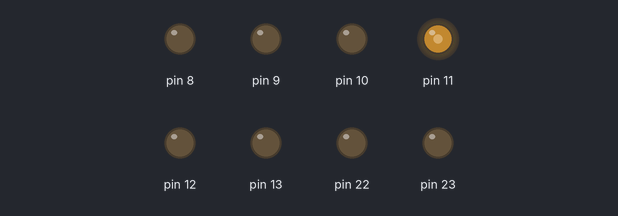
Bench run of a sketch on a simulated Arduino Uno, built with avr-gcc and run on an emulated ATmega328P. Shown: output pins drawn as LEDs (lit = HIGH).

Above: at 0.26 s.
Timing chart, 0 to 1.2 s (numbered marks = the images above):
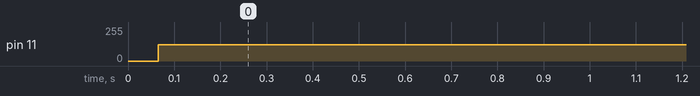

The sketch:

03_play_multi_sine.ino
```cpp
// output PWM wave to D11 pin
// Need to connect D11 <-> A speaker

const uint16_t sine_freq[2] = {440, 587};       //A, D
const uint16_t Fs = 10000;
uint16_t timer_count[2];        //When running ISR(), will count up.
uint16_t timer_count_limit[2];  //These is a judge condition to clear timer_count.
uint16_t timer_sample[2];       //The indicator to access sinetable[].


const uint8_t sinetable[256] PROGMEM = {
        127,130,133,136,139,143,146,149,152,155,158,161,164,167,170,173,176,178,
        181,184,187,190,192,195,198,200,203,205,208,210,212,215,217,219,221,
        223,225,227,229,231,233,234,236,238,239,240,
        242,243,244,245,247,248,249,249,250,251,252,252,253,253,253,254,254,254,
        254,254,254,254,253,253,253,252,252,251,250,249,249,248,247,245,244,
        243,242,240,239,238,236,234,233,231,229,227,225,223,
        221,219,217,215,212,210,208,205,203,200,198,195,192,190,187,184,181,178,
        176,173,170,167,164,161,158,155,152,149,146,143,139,136,133,130,127,
        124,121,118,115,111,108,105,102,99,96,93,90,87,84,81,78,
        76,73,70,67,64,62,59,56,54,51,49,46,44,42,39,37,35,33,31,29,27,25,23,21,
        20,18,16,15,14,12,11,10,9,7,6,5,5,4,3,2,2,1,1,1,0,0,0,0,0,0,0,1,1,1,
        2,2,3,4,5,5,6,7,9,10,11,12,14,15,16,18,20,21,23,25,27,29,31,
        33,35,37,39,42,44,46,49,51,54,56,59,62,64,67,70,73,76,78,81,84,87,90,93,
        96,99,102,105,108,111,115,118,121,124
};

void setup(void){

    //Initialize the variables
    timer_count[0] = 0;
    timer_count[1] = 0;

    timer_count_limit[0] = Fs/sine_freq[0];
    timer_count_limit[1] = Fs/sine_freq[1];

    timer_sample[0] = 0;
    timer_sample[1] = 0;

    //start setting AVR timers (disable interrupt)
    cli();

    //Timer2 for output sound wave(PWM output)
    ASSR    = 0b10011111;   //set LOW to EXCLK and AS2, set HIGH to others.
    TCCR2A  = 0b10000011;   //set HIGH to COM2A1, WGM21, and WGM20, set LOW to others.
    TCCR2B  = 0b11110001;   //set LOW to WGM22, CS22, CS21, set HIGH to others.
    OCR2A   = 128;        //Wave amplitude(0-255, center = 128)
    DDRB = 0b11111111;  //set output portB

    //Timer1 for calculation output signal(set to 10kHz)
    TCCR1B = 0b00001010;        //CTC mode, prescaler=8(010)
    TCCR1A = 0b00000000;
    TIMSK1 = 0b00000010;        //compare with OCR1A value
    OCR1A  = 200;                // (16,000,000 / 8) / 10000     -> 10000 times per sec

    //enable interrupt
    sei();
}

void loop(void){}


ISR(TIMER1_COMPA_vect) {            //call rate = 10kHz

    //refresh timer_sample[]
    timer_sample[0] = 256*timer_count[0] / timer_count_limit[0];
    timer_sample[1] = 256*timer_count[1] / timer_count_limit[1];

    //calc wave amplitude
    OCR2A = (sinetable[timer_sample[0]]>>1) + (sinetable[timer_sample[1]]>>1);    //amp = 0.5*sine1() + 0.5*sine2()

    //count up
    timer_count[0]++;
    if(timer_count[0] > timer_count_limit[0]) timer_count[0]=0;         //if (timer_count/Fs) > (1/sine_freq)
    timer_count[1]++;
    if(timer_count[1] > timer_count_limit[1]) timer_count[1]=0;         //if (timer_count/Fs) > (1/sine_freq)

}
```

Measured:
- by itself, pin 11: 0/255 → 121/255 at 0.07 s
